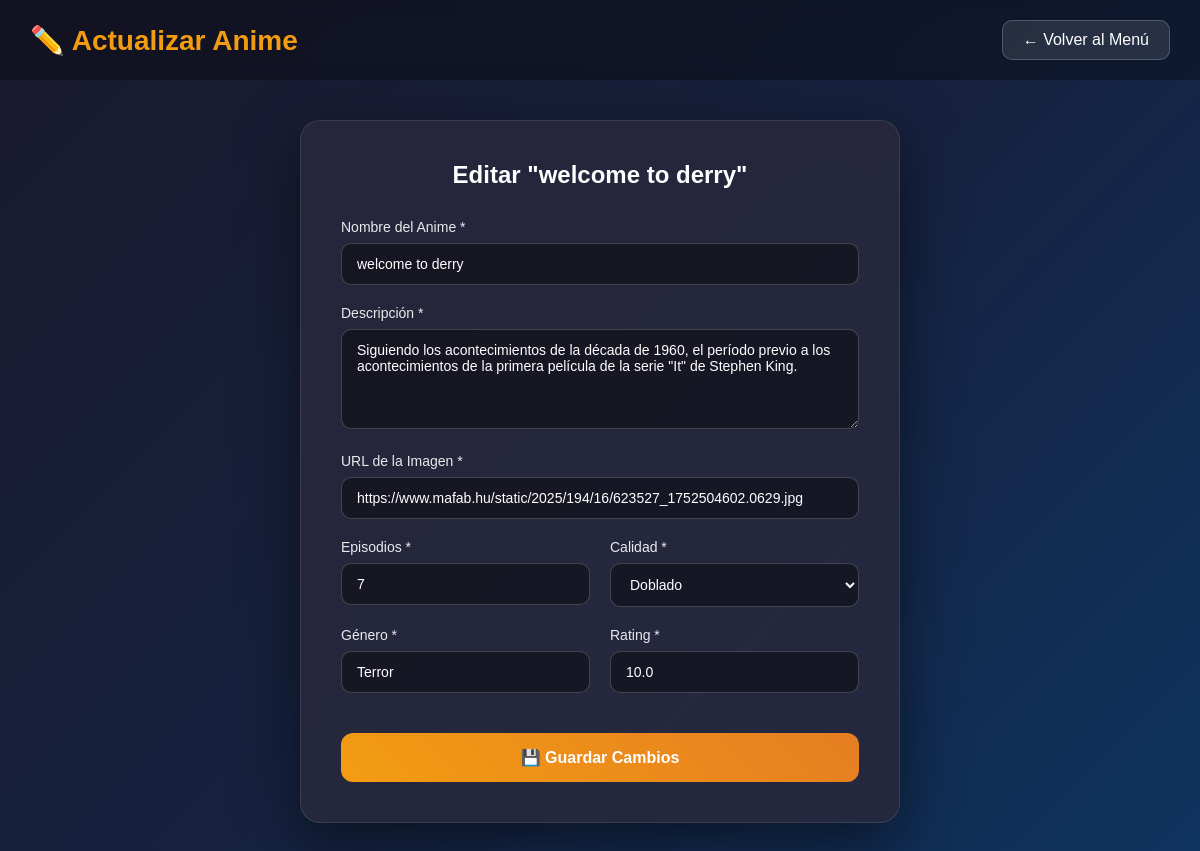
The page /actualizar-anime/2/ on the database its author committed.
### miapp/models.py (models this page shows, shortened)
class Anime(models.Model):
    CALIDAD_CHOICES = [
        ('SUB', 'Subtitulado'),
        ('DUB', 'Doblado'),
        ('RAW', 'Raw'),
    ]
    nombre = models.CharField(max_length=200)
    descripcion = models.TextField()
    imagen = models.URLField(max_length=500)
    episodios = models.IntegerField(default=1)
    calidad = models.CharField(max_length=3, choices=CALIDAD_CHOICES, default='SUB')
    genero = models.CharField(max_length=100)
    rating = models.DecimalField(max_digits=3, decimal_places=1, default=0.0)
    fecha_creacion = models.DateTimeField(auto_now_add=True)
    class Meta:
        ordering = ['-fecha_creacion']

### miapp/views.py (the view, shortened to what this page needs)
# urls.py: path("actualizar-anime/<int:id>/", views.actualizar_anime, name="actualizar_anime"),
def actualizar_anime(request, id):
    anime = Anime.objects.get(id=id)
    context = {
        'anime': anime
    }
    return render(request, "actualizar_anime.html", context)

### miapp/templates/actualizar_anime.html (shortened to what this page needs)
<!DOCTYPE html>
<html lang="es">
<head>
</head>
<body>
    <header class="header">
        <div class="header-title">
            ✏️ Actualizar Anime
        </div>
        <a href="{% url 'menu' %}" class="btn-back">← Volver al Menú</a>
    </header>
    <div class="container">
        <div class="form-card">
            <h2 class="form-title">Editar "{{ anime.nombre }}"</h2>
            <form method="post">
                <div class="form-group">
                    <label for="nombre">Nombre del Anime *</label>
                    <input type="text" id="nombre" name="nombre" value="{{ anime.nombre }}" required>
                </div>
                <div class="form-group">
                    <label for="descripcion">Descripción *</label>
                    <textarea id="descripcion" name="descripcion" required>{{ anime.descripcion }}</textarea>
                </div>
                <div class="form-group">
                    <label for="imagen">URL de la Imagen *</label>
                    <input type="url" id="imagen" name="imagen" value="{{ anime.imagen }}" required>
                </div>
                <div class="form-row">
                    <div class="form-group">
                        <label for="episodios">Episodios *</label>
                        <input type="number" id="episodios" name="episodios" value="{{ anime.episodios }}" min="1" required>
                    </div>
                    <div class="form-group">
                        <label for="calidad">Calidad *</label>
                        <select id="calidad" name="calidad" required>
                            <option value="DUB" {% if anime.calidad == 'DUB' %}selected{% endif %}>Doblado</option>
                        </select>
                    </div>
                </div>
                <div class="form-row">
                    <div class="form-group">
                        <label for="genero">Género *</label>
                        <input type="text" id="genero" name="genero" value="{{ anime.genero }}" required>
                    </div>
                    <div class="form-group">
                        <label for="rating">Rating *</label>
                        <input type="number" id="rating" name="rating" value="{{ anime.rating }}" min="0" max="10" step="0.1" required>
                    </div>
                </div>
                <button type="submit" class="btn-submit">💾 Guardar Cambios</button>
            </form>
        </div>
    </div>
</body>
</html>

### miapp/templates/actualizar_anime.html (style rules this page uses)
* { margin: 0; padding: 0; box-sizing: border-box; }
body { font-family: 'Arial', sans-serif; background: linear-gradient(135deg, #1a1a2e 0%, #16213e 50%, #0f3460 100%); min-height: 100vh; display: flex; flex-direction: column; }
.header { background: rgba(0, 0, 0, 0.3); backdrop-filter: blur(10px); padding: 20px 30px; display: flex; justify-content: space-between; align-items: center; }
.header-title { font-size: 28px; font-weight: bold; color: #f39c12; display: flex; align-items: center; gap: 10px; }
.btn-back { padding: 10px 20px; background: rgba(255, 255, 255, 0.1); border: 1px solid rgba(255, 255, 255, 0.2); border-radius: 10px; color: white; text-decoration: none; transition: all 0.3s ease; }
.container { flex: 1; display: flex; justify-content: center; align-items: center; padding: 40px 20px; }
.form-card { background: rgba(40, 40, 60, 0.85); backdrop-filter: blur(20px); border-radius: 20px; padding: 40px; width: 100%; max-width: 600px; border: 1px solid rgba(255, 255, 255, 0.1); box-shadow: 0 20px 60px rgba(0, 0, 0, 0.5); }
.form-title { color: white; font-size: 24px; margin-bottom: 30px; text-align: center; }
.form-group { margin-bottom: 20px; }
label { display: block; color: rgba(255, 255, 255, 0.9); font-size: 14px; margin-bottom: 8px; font-weight: 500; }
input[type="text"], input[type="number"], input[type="url"], textarea, select { width: 100%; padding: 12px 15px; background: rgba(0, 0, 0, 0.4); border: 1px solid rgba(255, 255, 255, 0.2); border-radius: 10px; color: white; font-size: 14px; outline: none; transition: all 0.3s ease; font-family: 'Arial', sans-serif; }
textarea { resize: vertical; min-height: 100px; }
input::placeholder, textarea::placeholder { color: rgba(255, 255, 255, 0.4); }
select { cursor: pointer; }
select option { background: #1a1a2e; color: white; }
.form-row { display: grid; grid-template-columns: 1fr 1fr; gap: 20px; }
.btn-submit { width: 100%; padding: 15px; background: linear-gradient(45deg, #f39c12, #e67e22); border: none; border-radius: 12px; color: white; font-size: 16px; font-weight: bold; cursor: pointer; transition: all 0.3s ease; margin-top: 20px; }

### rows shown on the page
Anime: nombre "welcome to derry", descripcion "Siguiendo los acontecimientos de la década de 1960, el período previo a los acontecimientos de la primera película de la serie \"It\" de Stephen King.", imagen "https://www.mafab.hu/static/2025/194/16/623527_1752504602.0629.jpg", episodios "7", calidad "Doblado", genero "Terror", rating "10.0"
